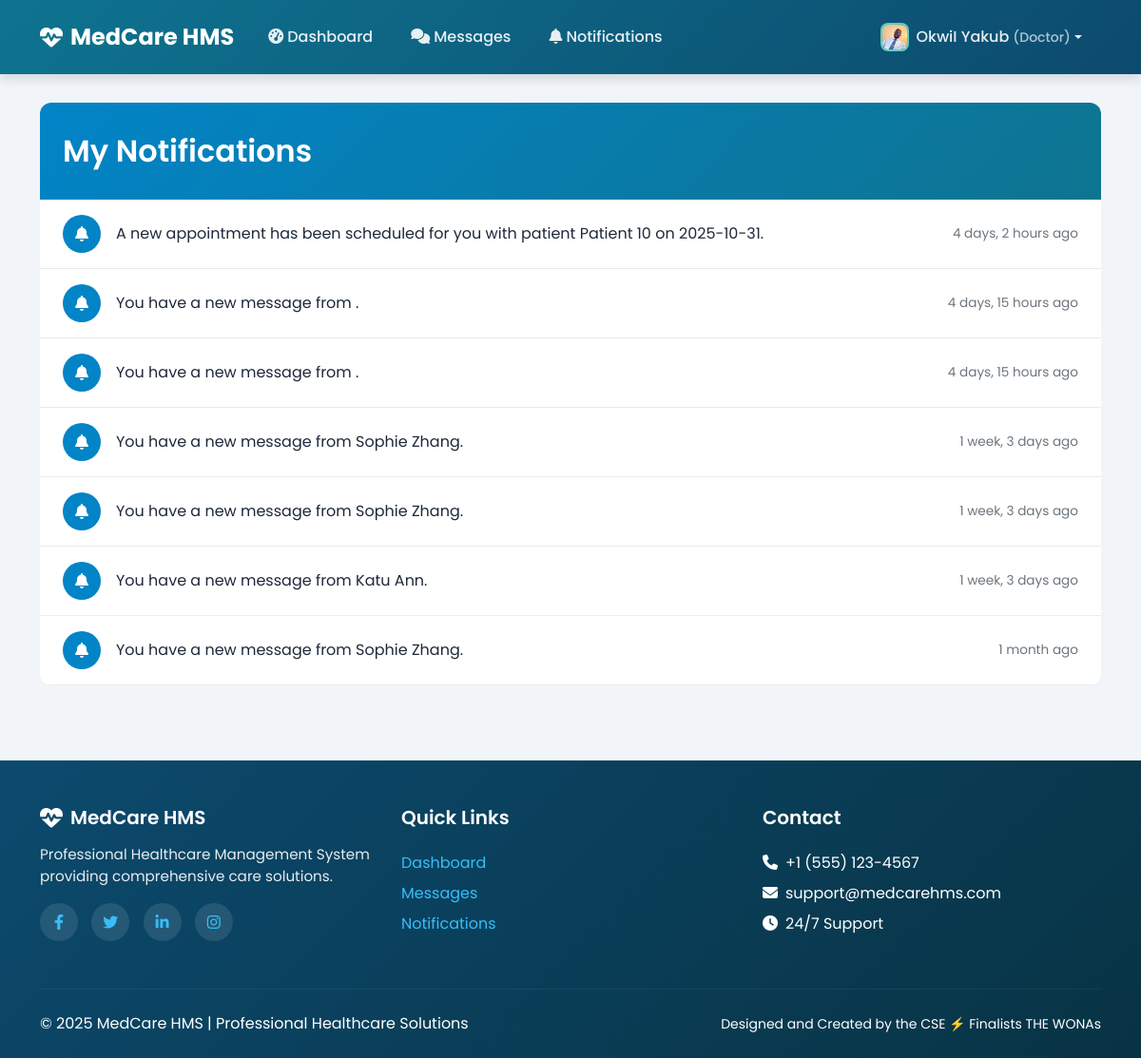
Page /notifications/ (signed in) on the committed database.
### notifications/models.py (models this page shows, shortened)
class Notification(models.Model):
    recipient = models.ForeignKey(settings.AUTH_USER_MODEL, on_delete=models.CASCADE, related_name='notifications')
    message = models.CharField(max_length=255)
    is_read = models.BooleanField(default=False)
    timestamp = models.DateTimeField(auto_now_add=True)
    link = models.URLField(blank=True, null=True)
    class Meta:
        ordering = ['-timestamp'] # Show the newest notifications first

### notifications/views.py (the view)
# urls.py: path('', views.notification_list_view, name='notification_list'),
@login_required
def notification_list_view(request):
    notifications = Notification.objects.filter(recipient=request.user)
    Notification.objects.filter(recipient=request.user, is_read=False).update(is_read=True)
    return render(request, 'notifications/notification_list.html', {'notifications': notifications})

### accounts/templatetags/profile_tags.py (called while the page is built)
@register.simple_tag
def get_profile_image_url(user):
    try:
        if hasattr(user, 'doctorprofile') and user.doctorprofile.profile_picture:
            return user.doctorprofile.profile_picture.url
        elif hasattr(user, 'patientprofile') and user.patientprofile.profile_picture:
            return user.patientprofile.profile_picture.url
        elif hasattr(user, 'receptionistprofile') and user.receptionistprofile.profile_picture:
            return user.receptionistprofile.profile_picture.url
    except (AttributeError, ValueError):
        pass
    return '/static/profile_pictures/default.jpeg'

@register.simple_tag
def get_user_initials(user):
    if user.first_name and user.last_name:
        return f"{user.first_name[0]}{user.last_name[0]}".upper()
    elif user.first_name:
        return user.first_name[0].upper()
    elif user.username:
        return user.username[0].upper()
    return "U"

@register.simple_tag
def get_user_role_color(user):
    try:
        if hasattr(user, 'doctorprofile'):
            return '#14B8A6'  # Teal accent for doctors
        elif hasattr(user, 'patientprofile'):
            return '#0E7490'  # Primary teal for patients
        elif hasattr(user, 'receptionistprofile'):
            return '#5ce9f6'  # Purple accent for receptionists
    except AttributeError:
        pass
    return '#14B8A6'  # Default to teal

@register.inclusion_tag('components/profile_image.html')
def profile_image(user, size="40", css_class="user-avatar", show_fallback=True):
    return {
        'user': user,
        'size': size,
        'css_class': css_class,
        'show_fallback': show_fallback,
        'image_url': get_profile_image_url(user),
        'initials': get_user_initials(user),
        'role_color': get_user_role_color(user),
    }

### accounts/templatetags/theme_tags.py (called while the page is built, shortened)
@register.simple_tag(takes_context=True)
def get_user_theme(context):
    request = context.get('request')
    if not request or not request.user.is_authenticated:
        return 'public-theme'  # Default theme for non-authenticated users
    user = request.user
    if user.is_superuser or user.is_staff:
        return 'admin-theme'
    try:
        if hasattr(user, 'doctorprofile'):
            return 'doctor-theme'
        elif hasattr(user, 'patientprofile'):
            return 'patient-theme'
        elif hasattr(user, 'receptionistprofile'):
            return 'receptionist-theme'
    except Exception:
        pass
    return 'patient-theme'

### templates/notifications/notification_list.html (shortened to what this page needs)
{% extends 'base_shared.html' %}
{% load theme_tags %}
{% block content %}
<div class="notification-container">
    <div class="notification-header">
        <h2>My Notifications</h2>
    </div>
    <div class="list-group list-group-flush">
        {% for notification in notifications %}
        <a href="{{ notification.link|default:'#' }}" class="notification-item {% if not notification.is_read %}unread{% endif %}">
            <div class="notification-icon">
                <i class="fas fa-bell"></i>
            </div>
            <div class="notification-content">
                {{ notification.message }}
            </div>
            <div class="notification-time">
                {{ notification.timestamp|timesince }} ago
            </div>
        </a>
        {% empty %}
        <div class="text-center p-5 text-muted">
            <i class="fas fa-bell-slash fa-3x mb-3"></i>
            <h5>You have no notifications</h5>
        </div>
        {% endfor %}
    </div>
</div>
{% endblock %}

### templates/base_shared.html (shortened to what this page needs)
{% load theme_tags %}
{% load profile_tags %}
{% load static %}
<!DOCTYPE html>
<html lang="en">
<head>
    <link href="https://cdn.jsdelivr.net/npm/bootstrap@5.3.0/dist/css/bootstrap.min.css" rel="stylesheet">
    <link rel="stylesheet" href="https://cdnjs.cloudflare.com/ajax/libs/font-awesome/6.4.0/css/all.min.css">
    {% load_theme_css %}
</head>
<body class="{% get_user_theme %}">
    <div class="content-wrapper">
        <nav class="navbar navbar-expand-lg navbar-adaptive">
            <div class="container">
                <a class="navbar-brand" href="{% url 'accounts:dashboard_redirect' %}">
                    <i class="fas fa-heartbeat"></i>
                    <span>MedCare HMS</span>
                </a>
                <div class="collapse navbar-collapse" id="navbarNav">
                    <ul class="navbar-nav me-auto">
                        <li class="nav-item">
                            <a class="nav-link" href="{% url 'accounts:dashboard_redirect' %}">
                                <i class="fas fa-tachometer-alt me-1"></i>Dashboard
                            </a>
                        </li>
                        <li class="nav-item">
                            <a class="nav-link" href="{% url 'chat:thread_list' %}">
                                <i class="fas fa-comments me-1"></i>Messages
                            </a>
                        </li>
                        <li class="nav-item">
                            <a class="nav-link" href="{% url 'notifications:notification_list' %}">
                                <i class="fas fa-bell me-1"></i>Notifications
                            </a>
                        </li>
                    </ul>
                    <ul class="navbar-nav">
                        <li class="nav-item dropdown">
                            <a class="nav-link dropdown-toggle d-flex align-items-center" href="#" role="button" data-bs-toggle="dropdown">
                                {% profile_image user size="30" css_class="user-avatar" %}
                                <span class="ms-2">{{ user.get_full_name|default:user.username }}</span>
                                <small class="ms-1 opacity-75">({% get_user_role_display %})</small>
                            </a>
                        </li>
                    </ul>
                </div>
            </div>
        </nav>
        <div class="content-adaptive">
            <div class="container">
                {% block content %}{% endblock %}
            </div>
        </div>
    </div>
    <footer class="footer-adaptive">
        <div class="container">
            <div class="row mb-4">
                <div class="col-lg-4 mb-3">
                    <div class="d-flex align-items-center gap-2 mb-3">
                        <i class="fas fa-heartbeat" style="font-size: 1.5rem;"></i>
                        <h5 class="mb-0">MedCare HMS</h5>
                    </div>
                    <p class="mb-3" style="font-size: 0.95rem; opacity: 0.9;">Professional Healthcare Management System providing comprehensive care solutions.</p>
                    <div class="social-links">
                        <a href="#" title="Facebook"><i class="fab fa-facebook-f"></i></a>
                        <a href="#" title="Twitter"><i class="fab fa-twitter"></i></a>
                        <a href="#" title="LinkedIn"><i class="fab fa-linkedin-in"></i></a>
                        <a href="#" title="Instagram"><i class="fab fa-instagram"></i></a>
                    </div>
                </div>
                <div class="col-lg-4 col-md-6 mb-3">
                    <h5>Quick Links</h5>
                    <ul class="list-unstyled">
                        <li class="mb-2"><a href="{% url 'accounts:dashboard_redirect' %}">Dashboard</a></li>
                        <li class="mb-2"><a href="{% url 'chat:thread_list' %}">Messages</a></li>
                        <li class="mb-2"><a href="{% url 'notifications:notification_list' %}">Notifications</a></li>
                    </ul>
                </div>
                <div class="col-lg-4 col-md-6 mb-3">
                    <h5>Contact</h5>
                    <p class="mb-2"><i class="fas fa-phone me-2"></i>+1 (555) 123-4567</p>
                    <p class="mb-2"><i class="fas fa-envelope me-2"></i>support@medcarehms.com</p>
                    <p class="mb-2"><i class="fas fa-clock me-2"></i>24/7 Support</p>
                </div>
            </div>
            <hr style="border-color: rgba(255,255,255,0.2); margin: 1.5rem 0;">
            <div class="row align-items-center">
                <div class="col-md-6 text-center text-md-start mb-2 mb-md-0">
                    <p class="mb-0">&copy; {% now 'Y' %} MedCare HMS | Professional Healthcare Solutions</p>
                </div>
                <div class="col-md-6 text-center text-md-end">
                    <p class="mb-0 small">Designed and Created by the CSE ⚡ Finalists THE WONAs</p>
                </div>
            </div>
        </div>
    </footer>
</body>
</html>

### templates/components/profile_image.html (shortened to what this page needs)
{% load static %}
<div class="profile-image-container" style="position: relative; display: inline-block;">
    <img src="{{ image_url }}"
         alt="{{ user.get_full_name|default:user.username }}"
         class="{{ css_class }}"
         style="width: {{ size }}px; height: {{ size }}px; border-radius: {% if 'rounded' in css_class %}50%{% else %}8px{% endif %}; object-fit: cover; background: {{ role_color }};"
         onerror="this.style.display='none'; this.nextElementSibling.style.display='flex';">
</div>

### static/css/themes/doctor-theme.css (style rules this page uses)
:root { --doctor-primary: #14B8A6; --doctor-primary-dark: #0F766E; --doctor-primary-light: #5EEAD4; --doctor-secondary: #0284C7; --doctor-accent: #22C55E; --doctor-warning: #F59E0B; --doctor-danger: #EF4444; --doctor-success: #10B981; --doctor-gradient-primary: linear-gradient(135deg, #14B8A6 0%, #0F766E 100%); --doctor-gradient-secondary: linear-gradient(135deg, #0284C7 0%, #0369A1 100%); --doctor-gradient-card: linear-gradient(145deg, #ffffff 0%, #f8fafc 100%); --doctor-shadow-primary: 0 4px 20px rgba(20, 184, 166, 0.25); --doctor-shadow-card: 0 8px 32px rgba(15, 118, 110, 0.15); --doctor-shadow-hover: 0 12px 40px rgba(20, 184, 166, 0.3); }

### templates/base_shared.html (style rules this page uses)
:root { --primary-teal: #0E7490; --primary-dark-teal: #0C4A6E; --sky-blue: #0284C7; --light-sky-blue: #38BDF8; --accent-blue: #14B8A6; --accent-green: #22C55E; --accent-orange: #F97316; --background-light: #F1F5F9; --background-white: #FFFFFF; --text-dark: #1E293B; --text-muted: #64748B; --border-light: #E2E8F0; }
* { font-family: 'Poppins', sans-serif; }
body { background-color: var(--background-light); color: var(--text-dark); display: flex; flex-direction: column; min-height: 100vh; }
.content-wrapper { flex: 1; }
.navbar-adaptive { background: linear-gradient(135deg, var(--primary-teal) 0%, var(--primary-dark-teal) 100%); box-shadow: 0 4px 12px rgba(15, 23, 42, 0.15); padding: 0.75rem 0; position: fixed; top: 0; left: 0; right: 0; z-index: 1030; }
body { padding-top: 76px; }
.navbar-adaptive .navbar-brand { color: white !important; font-weight: 700; font-size: 1.5rem; display: flex; align-items: center; gap: 0.5rem; }
.navbar-adaptive .nav-link { color: rgba(255, 255, 255, 0.9) !important; font-weight: 500; padding: 0.75rem 1rem !important; border-radius: 8px; margin: 0 4px; transition: all 0.3s ease; }
.user-avatar { width: 40px; height: 40px; border-radius: 50%; object-fit: cover; border: 2px solid rgba(255, 255, 255, 0.3); background: var(--accent-blue); transition: all 0.3s ease; }
.content-adaptive { min-height: calc(100vh - 76px); padding: 2rem 0; }
.footer-adaptive { background: linear-gradient(135deg, var(--primary-dark-teal) 0%, #083344 100%); color: white; padding: 3rem 0 1.5rem; margin-top: auto; }
.footer-adaptive a { color: var(--light-sky-blue); text-decoration: none; transition: color 0.3s ease; }
.footer-adaptive h5 { color: white; margin-bottom: 1.5rem; font-weight: 600; }
.social-links a { display: inline-flex; align-items: center; justify-content: center; width: 40px; height: 40px; border-radius: 50%; background: rgba(255, 255, 255, 0.1); margin-right: 10px; transition: all 0.3s ease; }

### templates/components/messages.html (style rules this page uses)
:root { --message-success: #10b981; --message-success-bg: #ecfdf5; --message-success-border: #a7f3d0; --message-success-text: #065f46; --message-error: #ef4444; --message-error-bg: #fef2f2; --message-error-border: #fecaca; --message-error-text: #991b1b; --message-warning: #f59e0b; --message-warning-bg: #fffbeb; --message-warning-border: #fed7aa; --message-warning-text: #92400e; --message-info: #3b82f6; --message-info-bg: #eff6ff; --message-info-border: #bfdbfe; --message-info-text: #1e40af; --message-slide-duration: 300ms; --message-fade-duration: 250ms; --message-scale-duration: 200ms; }

### templates/notifications/notification_list.html (style rules this page uses)
.notification-container { background: var(--background-white); border-radius: 12px; box-shadow: 0 4px 12px var(--shadow-light); overflow: hidden; }
.notification-header { background: linear-gradient(135deg, var(--sky-blue) 0%, var(--primary-teal) 100%); color: white; padding: 2rem 1.5rem; }
.notification-header h2 { font-weight: 600; margin-bottom: 0; }
.notification-item { display: flex; align-items: center; padding: 1rem 1.5rem; border-bottom: 1px solid #e9ecef; transition: background-color 0.3s ease; text-decoration: none; color: var(--text-dark); }
.notification-icon { width: 40px; height: 40px; flex-shrink: 0; border-radius: 50%; background-color: var(--sky-blue); color: white; display: flex; align-items: center; justify-content: center; margin-right: 1rem; }
.notification-content { flex-grow: 1; }
.notification-time { font-size: 0.85rem; color: #6c757d; white-space: nowrap; margin-left: 1rem; }

### rows in the picture
Notification: message "A new appointment has been scheduled for you with patient Patient 10 on 2025-10-31.", timestamp "4 days, 2 hours"
Notification: message "You have a new message from .", timestamp "4 days, 15 hours"
Notification: message "You have a new message from .", timestamp "4 days, 15 hours"
Notification: message "You have a new message from Sophie Zhang.", timestamp "1 week, 3 days"
Notification: message "You have a new message from Sophie Zhang.", timestamp "1 week, 3 days"
Notification: message "You have a new message from Katu Ann.", timestamp "1 week, 3 days"
Notification: message "You have a new message from Sophie Zhang.", timestamp "1 month"

### other values in the picture
{{ user.get_full_name|default:user.username }} "OkwiI Yakub"
